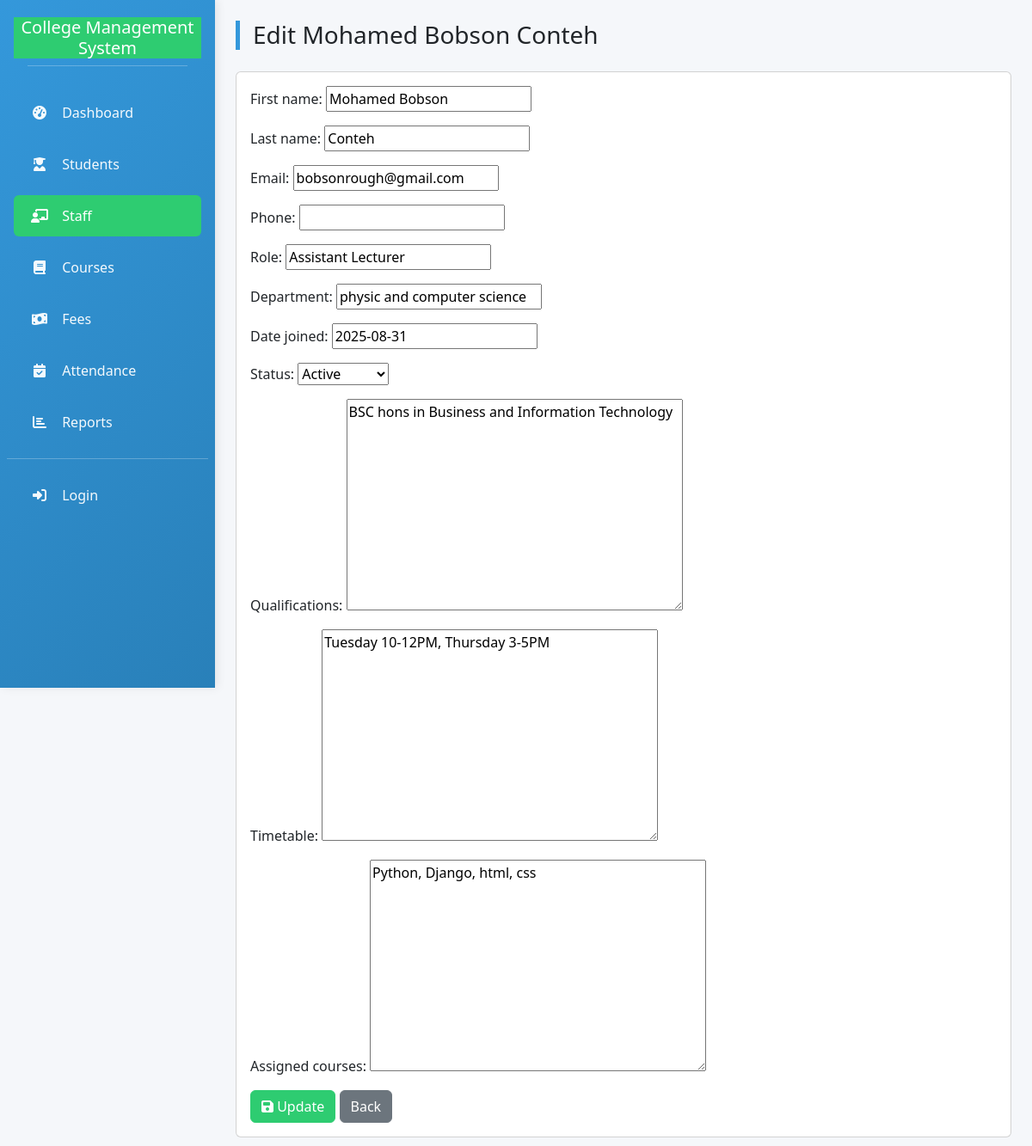
Screenshot of /staff/5/edit/ with the database file from the repository.
### college_db/models.py (models this page shows, shortened)
class Staff(models.Model):
    college = models.ForeignKey(College, on_delete=models.CASCADE)
    first_name = models.CharField(max_length=120)
    last_name = models.CharField(max_length=120)
    email = models.EmailField(blank=True)
    phone = models.CharField(max_length=50, blank=True)
    role = models.CharField(max_length=120)  # e.g., Lecturer, Admin
    department = models.CharField(max_length=200, blank=True, null=True)
    date_joined = models.DateField(default=timezone.now)
    status = models.CharField(max_length=20, choices=STATUS_CHOICES, default='active')
    qualifications = models.TextField(blank=True, null=True)
    timetable = models.TextField(blank=True, null=True)
    assigned_courses = models.TextField(blank=True, null=True)

### college_db/views.py (the view)
# urls.py: path("staff/<int:staff_id>/edit/", views.edit_staff, name="edit_staff"),
def edit_staff(request, staff_id):
    staff = get_object_or_404(Staff, pk=staff_id)
    if request.method == 'POST':
        form = StaffForm(request.POST, instance=staff)
        if form.is_valid():
            form.save()
            messages.success(request, 'Staff updated.')
            return redirect('view_staff_member', staff_id=staff.id)
    else:
        form = StaffForm(instance=staff)
    return render(request, 'college_db/edit_staff.html', {'form': form, 'staff': staff})

### college_db/forms.py
class StaffForm(forms.ModelForm):
    class Meta:
        model = Staff
        exclude = ["college"]   # hide college here too

### college_db/templates/college_db/edit_staff.html (shortened to what this page needs)
{% extends 'college_db/base.html' %}
{% block content %}
<div class="page-header">
  <h3>Edit {{ staff.first_name }} {{ staff.last_name }}</h3>
</div>
<div class="card p-3">
  <form method="post">
    {{ form.as_p }}
    <button class="btn btn-success"><i class="fas fa-save"></i> Update</button>
    <a href="{% url 'view_staff' %}" class="btn btn-secondary">Back</a>
  </form>
</div>
{% endblock %}

### college_db/templates/college_db/base.html (style rules this page uses)
:root { --primary: #3498db; --secondary: #2ecc71; --accent: #e74c3c; --light: #f8f9fa; --dark: #34495e; --warning: #f39c12; --info: #17a2b8; }
body { background-color: #f5f7fa; font-family: 'Segoe UI', Tahoma, Geneva, Verdana, sans-serif; }
.page-header { border-left: 5px solid var(--primary); padding-left: 15px; margin-bottom: 25px; }
.btn-success { background-color: var(--secondary); border-color: var(--secondary); }

### rows the page displays
Staff: first_name "Mohamed Bobson", last_name "Conteh", email "bobsonrough@gmail.com", role "Assistant Lecturer", department "physic and computer science", date_joined "2025-08-31", status "Active", qualifications "BSC hons in Business and Information Technology", timetable "Tuesday 10-12PM, Thursday 3-5PM", assigned_courses "Python, Django, html, css"
